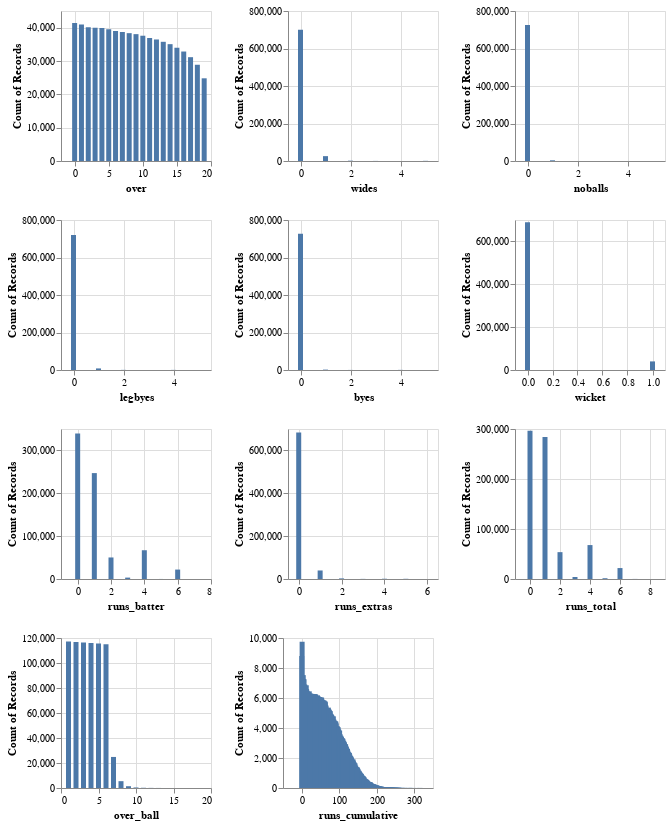

Source (notebook cell):
### Markdown cell above
The dataset contains 28 columns and 729503 observations related to cricket. The ratio of quantitative to categorical (ordinal and nominal) data is approximately 50:50. Note that the columns **player_out, player_out_id, fielder_name, fielders_id, and wicket_type** show a significant amount of missing values. Player_out and player_out_id may be missing due to inapplicability (e.g., no one is out), which results in fielder_name, fielder_id, and wicket_type being invalid in these observations. Thus, these missing data are likely classified as **missing at random(MAR)**. Given the complexity of imputing these values, they are unlikely to be included in our further analysis.

Note that, among the 28 columns, there were few attributes generated based on existing columns, and they are "over_ball", "inning", "runs_cumulative", and "powerplay". Although they are all integers, it is important to note that, only "overball" and "runs_cumulative" are quantitative, whereas "inning" and "powerplay" are categorical. Detailed calculations of these attributes are in the cricsheet-json-parsing.ipynb file.

### Code cell
def vis_bar(x_input, width, height):
    return alt.Chart(data).mark_bar().encode(
        x = x_input,
        y = "count()"
    ).properties(
        width = width, 
        height = height
    )

over = vis_bar("over", 150, 150)
wides = vis_bar("wides", 150, 150)
noballs = vis_bar("noballs", 150, 150)
legbyes = vis_bar("legbyes", 150, 150)
byes = vis_bar("byes", 150, 150)
wicket = vis_bar("wicket", 150, 150)
run_batter = vis_bar("runs_batter", 150, 150)
run_extras = vis_bar("runs_extras", 150, 150)
run_total = vis_bar("runs_total", 150, 150)
over_ball = vis_bar("over_ball", 150, 150)
runs_cumulative = vis_bar("runs_cumulative", 150, 150)

v1 = alt.hconcat(over, wides, noballs)
v2 = alt.hconcat(legbyes, byes, wicket)
v3 = alt.hconcat(run_batter, run_extras, run_total)
v4 = alt.hconcat(over_ball, runs_cumulative)
alt.vconcat(v1, v2, v3, v4)

### Figure 1 — Vega specification as saved in the notebook (floating-point values rounded to 4 significant figures; data arrays with more than 128 entries replaced by an {"elided": "..."} marker saying what was removed)
{"$schema": "https://vega.github.io/schema/vega/v5.json", "data": [{"name": "source_0"}, {"name": "data_0", "values": [{"__count": 41434, "over": 0}, {"__count": 40916, "over": 1}, {"__count": 40135, "over": 2}, {"__count": 40002, "over": 3}, {"__count": 39905, "over": 4}, {"__count": 39533, "over": 5}, {"__count": 39037, "over": 6}, {"__count": 38734, "over": 7}, {"__count": 38354, "over": 8}, {"__count": 38057, "over": 9}, {"__count": 37582, "over": 10}, {"__count": 36901, "over": 11}, {"__count": 36456, "over": 12}, {"__count": 35759, "over": 13}, {"__count": 35053, "over": 14}, {"__count": 33977, "over": 15}, {"__count": 32842, "over": 16}, {"__count": 31144, "over": 17}, {"__count": 28874, "over": 18}, {"__count": 24808, "over": 19}]}, {"name": "data_1", "values": [{"__count": 700580, "wides": 0}, {"__count": 25922, "wides": 1}, {"__count": 855, "wides": 5}, {"__count": 1684, "wides": 2}, {"__count": 415, "wides": 3}, {"__count": 47, "wides": 4}]}, {"name": "data_2", "values": [{"__count": 725835, "noballs": 0}, {"__count": 3640, "noballs": 1}, {"__count": 14, "noballs": 2}, {"__count": 11, "noballs": 5}, {"__count": 3, "noballs": 3}]}, {"name": "data_3", "values": [{"__count": 719779, "legbyes": 0}, {"__count": 8424, "legbyes": 1}, {"__count": 584, "legbyes": 4}, {"__count": 652, "legbyes": 2}, {"__count": 52, "legbyes": 3}, {"__count": 12, "legbyes": 5}]}, {"name": "data_4", "values": [{"__count": 726422, "byes": 0}, {"__count": 2039, "byes": 1}, {"__count": 634, "byes": 4}, {"__count": 369, "byes": 2}, {"__count": 36, "byes": 3}, {"__count": 3, "byes": 5}]}, {"name": "data_5", "values": [{"__count": 689392, "wicket": 0}, {"__count": 40111, "wicket": 1}]}, {"name": "data_6", "values": [{"__count": 339657, "runs_batter": 0}, {"__count": 247110, "runs_batter": 1}, {"__count": 50247, "runs_batter": 2}, {"__count": 3263, "runs_batter": 3}, {"__count": 67109, "runs_batter": 4}, {"__count": 22005, "runs_batter": 6}, {"__count": 110, "runs_batter": 5}, {"__count": 2, "runs_batter": 7}]}, {"name": "data_7", "values": [{"__count": 684234, "runs_extras": 0}, {"__count": 39809, "runs_extras": 1}, {"__count": 930, "runs_extras": 5}, {"__count": 1226, "runs_extras": 4}, {"__count": 2775, "runs_extras": 2}, {"__count": 527, "runs_extras": 3}, {"__count": 2, "runs_extras": 6}]}, {"name": "data_8", "values": [{"__count": 296282, "runs_total": 0}, {"__count": 284074, "runs_total": 1}, {"__count": 53703, "runs_total": 2}, {"__count": 4044, "runs_total": 3}, {"__count": 67849, "runs_total": 4}, {"__count": 21869, "runs_total": 6}, {"__count": 1534, "runs_total": 5}, {"__count": 147, "runs_total": 7}, {"__count": 1, "runs_total": 8}]}, {"name": "data_9", "values": [{"__count": 117159, "over_ball": 1}, {"__count": 116808, "over_ball": 2}, {"__count": 116424, "over_ball": 3}, {"__count": 115995, "over_ball": 4}, {"__count": 115536, "over_ball": 5}, {"__count": 115060, "over_ball": 6}, {"__count": 24842, "over_ball": 7}, {"__count": 5463, "over_ball": 8}, {"__count": 1426, "over_ball": 9}, {"__count": 428, "over_ball": 10}, {"__count": 181, "over_ball": 11}, {"__count": 97, "over_ball": 12}, {"__count": 44, "over_ball": 13}, {"__count": 22, "over_ball": 14}, {"__count": 9, "over_ball": 15}, {"__count": 5, "over_ball": 16}, {"__count": 2, "over_ball": 17}, {"__count": 1, "over_ball": 18}, {"__count": 1, "over_ball": 19}]}, {"name": "data_10", "values": {"elided": "315 records"}}, {"name": "data_0_concat_0_concat_0_x_domain_over", "values": [{"min": 0, "max": 19}]}, {"name": "data_0_concat_0_concat_0_y_domain___count", "values": [{"min": 24808, "max": 41434}]}, {"name": "data_1_concat_0_concat_1_x_domain_wides", "values": [{"min": 0, "max": 5}]}, {"name": "data_1_concat_0_concat_1_y_domain___count", "values": [{"min": 47, "max": 700580}]}, {"name": "data_2_concat_0_concat_2_x_domain_noballs", "values": [{"min": 0, "max": 5}]}, {"name": "data_2_concat_0_concat_2_y_domain___count", "values": [{"min": 3, "max": 725835}]}, {"name": "data_3_concat_1_concat_0_x_domain_legbyes", "values": [{"min": 0, "max": 5}]}, {"name": "data_3_concat_1_concat_0_y_domain___count", "values": [{"min": 12, "max": 719779}]}, {"name": "data_4_concat_1_concat_1_x_domain_byes", "values": [{"min": 0, "max": 5}]}, {"name": "data_4_concat_1_concat_1_y_domain___count", "values": [{"min": 3, "max": 726422}]}, {"name": "data_5_concat_1_concat_2_x_domain_wicket", "values": [{"min": 0, "max": 1}]}, {"name": "data_5_concat_1_concat_2_y_domain___count", "values": [{"min": 40111, "max": 689392}]}, {"name": "data_6_concat_2_concat_0_x_domain_runs_batter", "values": [{"min": 0, "max": 7}]}, {"name": "data_6_concat_2_concat_0_y_domain___count", "values": [{"min": 2, "max": 339657}]}, {"name": "data_7_concat_2_concat_1_x_domain_runs_extras", "values": [{"min": 0, "max": 6}]}, {"name": "data_7_concat_2_concat_1_y_domain___count", "values": [{"min": 2, "max": 684234}]}, {"name": "data_8_concat_2_concat_2_x_domain_runs_total", "values": [{"min": 0, "max": 8}]}, {"name": "data_8_concat_2_concat_2_y_domain___count", "values": [{"min": 1, "max": 296282}]}, {"name": "data_9_concat_3_concat_0_x_domain_over_ball", "values": [{"min": 1, "max": 19}]}, {"name": "data_9_concat_3_concat_0_y_domain___count", "values": [{"min": 1, "max": 117159}]}, {"name": "data_10_concat_3_concat_1_x_domain_runs_cumulative", "values": [{"min": 0, "max": 333}]}, {"name": "data_10_concat_3_concat_1_y_domain___count", "values": [{"min": 1, "max": 9758}]}], "signals": [{"name": "childHeight", "value": 150}, {"name": "concat_0_childWidth", "value": 150}, {"name": "concat_1_childWidth", "value": 150}, {"name": "concat_2_childWidth", "value": 150}, {"name": "concat_3_childWidth", "value": 150}], "marks": [{"type": "group", "name": "concat_0_group", "marks": [{"type": "group", "name": "concat_0_concat_0_group", "encode": {"update": {"height": {"signal": "childHeight"}, "width": {"signal": "concat_0_childWidth"}}}, "marks": [{"type": "rect", "name": "concat_0_concat_0_marks", "from": {"data": "data_0"}, "encode": {"update": {"y": {"field": "__count", "scale": "concat_0_concat_0_y"}, "y2": {"value": 0, "scale": "concat_0_concat_0_y"}, "description": {"signal": "\"over: \" + (format(datum[\"over\"], \"\")) + \"; Count of Records: \" + (format(datum[\"__count\"], \"\"))"}, "fill": {"value": "#4c78a8"}, "ariaRoleDescription": {"value": "bar"}, "xc": {"field": "over", "scale": "concat_0_concat_0_x"}, "width": {"value": 5}}}, "style": ["bar"]}], "axes": [{"scale": "concat_0_concat_0_x", "ticks": false, "domain": false, "tickCount": {"signal": "ceil(concat_0_childWidth/40)"}, "labels": false, "maxExtent": 0, "grid": true, "minExtent": 0, "orient": "bottom", "aria": false, "zindex": 0, "gridScale": "concat_0_concat_0_y"}, {"scale": "concat_0_concat_0_y", "maxExtent": 0, "orient": "left", "gridScale": "concat_0_concat_0_x", "domain": false, "zindex": 0, "ticks": false, "labels": false, "grid": true, "tickCount": {"signal": "ceil(childHeight/40)"}, "aria": false, "minExtent": 0}, {"scale": "concat_0_concat_0_x", "labelOverlap": true, "zindex": 0, "tickCount": {"signal": "ceil(concat_0_childWidth/40)"}, "orient": "bottom", "labelFlush": true, "grid": false, "title": "over"}, {"scale": "concat_0_concat_0_y", "zindex": 0, "labelOverlap": true, "tickCount": {"signal": "ceil(childHeight/40)"}, "orient": "left", "grid": false, "title": "Count of Records"}], "style": "cell"}, {"type": "group", "name": "concat_0_concat_1_group", "encode": {"update": {"height": {"signal": "childHeight"}, "width": {"signal": "concat_0_childWidth"}}}, "marks": [{"type": "rect", "name": "concat_0_concat_1_marks", "from": {"data": "data_1"}, "encode": {"update": {"xc": {"field": "wides", "scale": "concat_0_concat_1_x"}, "ariaRoleDescription": {"value": "bar"}, "y": {"field": "__count", "scale": "concat_0_concat_1_y"}, "y2": {"value": 0, "scale": "concat_0_concat_1_y"}, "fill": {"value": "#4c78a8"}, "description": {"signal": "\"wides: \" + (format(datum[\"wides\"], \"\")) + \"; Count of Records: \" + (format(datum[\"__count\"], \"\"))"}, "width": {"value": 5}}}, "style": ["bar"]}], "axes": [{"scale": "concat_0_concat_1_x", "grid": true, "maxExtent": 0, "zindex": 0, "aria": false, "labels": false, "minExtent": 0, "ticks": false, "gridScale": "concat_0_concat_1_y", "orient": "bottom", "tickCount": {"signal": "ceil(concat_0_childWidth/40)"}, "domain": false}, {"scale": "concat_0_concat_1_y", "labels": false, "grid": true, "gridScale": "concat_0_concat_1_x", "maxExtent": 0, "tickCount": {"signal": "ceil(childHeight/40)"}, "aria": false, "zindex": 0, "orient": "left", "domain": false, "ticks": false, "minExtent": 0}, {"scale": "concat_0_concat_1_x", "labelFlush": true, "labelOverlap": true, "title": "wides", "orient": "bottom", "tickCount": {"signal": "ceil(concat_0_childWidth/40)"}, "grid": false, "zindex": 0}, {"scale": "concat_0_concat_1_y", "labelOverlap": true, "grid": false, "tickCount": {"signal": "ceil(childHeight/40)"}, "title": "Count of Records", "orient": "left", "zindex": 0}], "style": "cell"}, {"type": "group", "name": "concat_0_concat_2_group", "encode": {"update": {"height": {"signal": "childHeight"}, "width": {"signal": "concat_0_childWidth"}}}, "marks": [{"type": "rect", "name": "concat_0_concat_2_marks", "from": {"data": "data_2"}, "encode": {"update": {"ariaRoleDescription": {"value": "bar"}, "width": {"value": 5}, "fill": {"value": "#4c78a8"}, "description": {"signal": "\"noballs: \" + (format(datum[\"noballs\"], \"\")) + \"; Count of Records: \" + (format(datum[\"__count\"], \"\"))"}, "y": {"field": "__count", "scale": "concat_0_concat_2_y"}, "y2": {"value": 0, "scale": "concat_0_concat_2_y"}, "xc": {"field": "noballs", "scale": "concat_0_concat_2_x"}}}, "style": ["bar"]}], "axes": [{"scale": "concat_0_concat_2_x", "domain": false, "ticks": false, "zindex": 0, "minExtent": 0, "orient": "bottom", "tickCount": {"signal": "ceil(concat_0_childWidth/40)"}, "aria": false, "gridScale": "concat_0_concat_2_y", "grid": true, "labels": false, "maxExtent": 0}, {"scale": "concat_0_concat_2_y", "ticks": false, "minExtent": 0, "zindex": 0, "tickCount": {"signal": "ceil(childHeight/40)"}, "gridScale": "concat_0_concat_2_x", "grid": true, "maxExtent": 0, "orient": "left", "domain": false, "aria": false, "labels": false}, {"scale": "concat_0_concat_2_x", "tickCount": {"signal": "ceil(concat_0_childWidth/40)"}, "zindex": 0, "grid": false, "title": "noballs", "orient": "bottom", "labelOverlap": true, "labelFlush": true}, {"scale": "concat_0_concat_2_y", "title": "Count of Records", "orient": "left", "grid": false, "tickCount": {"signal": "ceil(childHeight/40)"}, "zindex": 0, "labelOverlap": true}], "style": "cell"}], "layout": {"padding": 20, "bounds": "full", "align": "each"}}, {"type": "group", "name": "concat_1_group", "marks": [{"type": "group", "name": "concat_1_concat_0_group", "encode": {"update": {"height": {"signal": "childHeight"}, "width": {"signal": "concat_1_childWidth"}}}, "marks": [{"type": "rect", "name": "concat_1_concat_0_marks", "from": {"data": "data_3"}, "encode": {"update": {"width": {"value": 5}, "fill": {"value": "#4c78a8"}, "y": {"field": "__count", "scale": "concat_1_concat_0_y"}, "xc": {"field": "legbyes", "scale": "concat_1_concat_0_x"}, "y2": {"value": 0, "scale": "concat_1_concat_0_y"}, "description": {"signal": "\"legbyes: \" + (format(datum[\"legbyes\"], \"\")) + \"; Count of Records: \" + (format(datum[\"__count\"], \"\"))"}, "ariaRoleDescription": {"value": "bar"}}}, "style": ["bar"]}], "axes": [{"scale": "concat_1_concat_0_x", "labels": false, "gridScale": "concat_1_concat_0_y", "domain": false, "maxExtent": 0, "minExtent": 0, "tickCount": {"signal": "ceil(concat_1_childWidth/40)"}, "aria": false, "grid": true, "zindex": 0, "orient": "bottom", "ticks": false}, {"scale": "concat_1_concat_0_y", "ticks": false, "labels": false, "domain": false, "tickCount": {"signal": "ceil(childHeight/40)"}, "maxExtent": 0, "orient": "left", "gridScale": "concat_1_concat_0_x", "zindex": 0, "aria": false, "minExtent": 0, "grid": true}, {"scale": "concat_1_concat_0_x", "zindex": 0, "tickCount": {"signal": "ceil(concat_1_childWidth/40)"}, "labelOverlap": true, "orient": "bottom", "labelFlush": true, "grid": false, "title": "legbyes"}, {"scale": "concat_1_concat_0_y", "tickCount": {"signal": "ceil(childHeight/40)"}, "zindex": 0, "grid": false, "title": "Count of Records", "labelOverlap": true, "orient": "left"}], "style": "cell"}, {"type": "group", "name": "concat_1_concat_1_group", "encode": {"update": {"height": {"signal": "childHeight"}, "width": {"signal": "concat_1_childWidth"}}}, "marks": [{"type": "rect", "name": "concat_1_concat_1_marks", "from": {"data": "data_4"}, "encode": {"update": {"y2": {"value": 0, "scale": "concat_1_concat_1_y"}, "description": {"signal": "\"byes: \" + (format(datum[\"byes\"], \"\")) + \"; Count of Records: \" + (format(datum[\"__count\"], \"\"))"}, "xc": {"field": "byes", "scale": "concat_1_concat_1_x"}, "width": {"value": 5}, "ariaRoleDescription": {"value": "bar"}, "fill": {"value": "#4c78a8"}, "y": {"field": "__count", "scale": "concat_1_concat_1_y"}}}, "style": ["bar"]}], "axes": [{"scale": "concat_1_concat_1_x", "tickCount": {"signal": "ceil(concat_1_childWidth/40)"}, "ticks": false, "minExtent": 0, "aria": false, "grid": true, "domain": false, "labels": false, "gridScale": "concat_1_concat_1_y", "maxExtent": 0, "zindex": 0, "orient": "bottom"}, {"scale": "concat_1_concat_1_y", "domain": false, "gridScale": "concat_1_concat_1_x", "maxExtent": 0, "orient": "left", "zindex": 0, "labels": false, "minExtent": 0, "ticks": false, "tickCount": {"signal": "ceil(childHeight/40)"}, "grid": true, "aria": false}, {"scale": "concat_1_concat_1_x", "tickCount": {"signal": "ceil(concat_1_childWidth/40)"}, "zindex": 0, "labelOverlap": true, "title": "byes", "orient": "bottom", "grid": false, "labelFlush": true}, {"scale": "concat_1_concat_1_y", "orient": "left", "tickCount": {"signal": "ceil(childHeight/40)"}, "labelOverlap": true, "grid": false, "title": "Count of Records", "zindex": 0}], "style": "cell"}, {"type": "group", "name": "concat_1_concat_2_group", "encode": {"update": {"width": {"signal": "concat_1_childWidth"}, "height": {"signal": "childHeight"}}}, "marks": [{"type": "rect", "name": "concat_1_concat_2_marks", "from": {"data": "data_5"}, "encode": {"update": {"width": {"value": 5}, "ariaRoleDescription": {"value": "bar"}, "description": {"signal": "\"wicket: \" + (format(datum[\"wicket\"], \"\")) + \"; Count of Records: \" + (format(datum[\"__count\"], \"\"))"}, "y": {"field": "__count", "scale": "concat_1_concat_2_y"}, "xc": {"field": "wicket", "scale": "concat_1_concat_2_x"}, "y2": {"value": 0, "scale": "concat_1_concat_2_y"}, "fill": {"value": "#4c78a8"}}}, "style": ["bar"]}], "axes": [{"scale": "concat_1_concat_2_x", "orient": "bottom", "grid": true, "aria": false, "maxExtent": 0, "minExtent": 0, "tickCount": {"signal": "ceil(concat_1_childWidth/40)"}, "domain": false, "ticks": false, "gridScale": "concat_1_concat_2_y", "zindex": 0, "labels": false}, {"scale": "concat_1_concat_2_y", "maxExtent": 0, "domain": false, "labels": false, "gridScale": "concat_1_concat_2_x", "grid": true, "tickCount": {"signal": "ceil(childHeight/40)"}, "aria": false, "minExtent": 0, "ticks": false, "zindex": 0, "orient": "left"}, {"scale": "concat_1_concat_2_x", "zindex": 0, "labelOverlap": true, "title": "wicket", "grid": false, "labelFlush": true, "orient": "bottom", "tickCount": {"signal": "ceil(concat_1_childWidth/40)"}}, {"scale": "concat_1_concat_2_y", "tickCount": {"signal": "ceil(childHeight/40)"}, "zindex": 0, "title": "Count of Records", "orient": "left", "labelOverlap": true, "grid": false}], "style": "cell"}], "layout": {"padding": 20, "bounds": "full", "align": "each"}}, {"type": "group", "name": "concat_2_group", "marks": [{"type": "group", "name": "concat_2_concat_0_group", "encode": {"update": {"height": {"signal": "childHeight"}, "width": {"signal": "concat_2_childWidth"}}}, "marks": [{"type": "rect", "name": "concat_2_concat_0_marks", "from": {"data": "data_6"}, "encode": {"update": {"width": {"value": 5}, "y2": {"value": 0, "scale": "concat_2_concat_0_y"}, "description": {"signal": "\"runs_batter: \" + (format(datum[\"runs_batter\"], \"\")) + \"; Count of Records: \" + (format(datum[\"__count\"], \"\"))"}, "fill": {"value": "#4c78a8"}, "y": {"field": "__count", "scale": "concat_2_concat_0_y"}, "xc": {"field": "runs_batter", "scale": "concat_2_concat_0_x"}, "ariaRoleDescription": {"value": "bar"}}}, "style": ["bar"]}], "axes": [{"scale": "concat_2_concat_0_x", "tickCount": {"signal": "ceil(concat_2_childWidth/40)"}, "domain": false, "orient": "bottom", "aria": false, "maxExtent": 0, "grid": true, "gridScale": "concat_2_concat_0_y", "ticks": false, "zindex": 0, "minExtent": 0, "labels": false}, {"scale": "concat_2_concat_0_y", "gridScale": "concat_2_concat_0_x", "tickCount": {"signal": "ceil(childHeight/40)"}, "domain": false, "orient": "left", "grid": true, "aria": false, "minExtent": 0, "labels": false, "ticks": false, "zindex": 0, "maxExtent": 0}, {"scale": "concat_2_concat_0_x", "tickCount": {"signal": "ceil(concat_2_childWidth/40)"}, "zindex": 0, "grid": false, "orient": "bottom", "title": "runs_batter", "labelFlush": true, "labelOverlap": true}, {"scale": "concat_2_concat_0_y", "grid": false, "orient": "left", "labelOverlap": true, "title": "Count of Records", "zindex": 0, "tickCount": {"signal": "ceil(childHeight/40)"}}], "style": "cell"}, {"type": "group", "name": "concat_2_concat_1_group", "encode": {"update": {"height": {"signal": "childHeight"}, "width": {"signal": "concat_2_childWidth"}}}, "marks": [{"type": "rect", "name": "concat_2_concat_1_marks", "from": {"data": "data_7"}, "encode": {"update": {"y": {"field": "__count", "scale": "concat_2_concat_1_y"}, "ariaRoleDescription": {"value": "bar"}, "description": {"signal": "\"runs_extras: \" + (format(datum[\"runs_extras\"], \"\")) + \"; Count of Records: \" + (format(datum[\"__count\"], \"\"))"}, "y2": {"value": 0, "scale": "concat_2_concat_1_y"}, "xc": {"field": "runs_extras", "scale": "concat_2_concat_1_x"}, "fill": {"value": "#4c78a8"}, "width": {"value": 5}}}, "style": ["bar"]}], "axes": [{"scale": "concat_2_concat_1_x", "orient": "bottom", "grid": true, "minExtent": 0, "aria": false, "maxExtent": 0, "gridScale": "concat_2_concat_1_y", "ticks": false, "zindex": 0, "tickCount": {"signal": "ceil(concat_2_childWidth/40)"}, "domain": false, "labels": false}, {"scale": "concat_2_concat_1_y", "domain": false, "gridScale": "concat_2_concat_1_x", "maxExtent": 0, "grid": true, "tickCount": {"signal": "ceil(childHeight/40)"}, "minExtent": 0, "ticks": false, "labels": false, "orient": "left", "zindex": 0, "aria": false}, {"scale": "concat_2_concat_1_x", "orient": "bottom", "tickCount": {"signal": "ceil(concat_2_childWidth/40)"}, "title": "runs_extras", "zindex": 0, "labelFlush": true, "labelOverlap": true, "grid": false}, {"scale": "concat_2_concat_1_y", "grid": false, "labelOverlap": true, "orient": "left", "title": "Count of Records", "tickCount": {"signal": "ceil(childHeight/40)"}, "zindex": 0}], "style": "cell"}, {"type": "group", "name": "concat_2_concat_2_group", "encode": {"update": {"width": {"signal": "concat_2_childWidth"}, "height": {"signal": "childHeight"}}}, "marks": [{"type": "rect", "name": "concat_2_concat_2_marks", "from": {"data": "data_8"}, "encode": {"update": {"xc": {"field": "runs_total", "scale": "concat_2_concat_2_x"}, "width": {"value": 5}, "description": {"signal": "\"runs_total: \" + (format(datum[\"runs_total\"], \"\")) + \"; Count of Records: \" + (format(datum[\"__count\"], \"\"))"}, "y": {"field": "__count", "scale": "concat_2_concat_2_y"}, "fill": {"value": "#4c78a8"}, "y2": {"value": 0, "scale": "concat_2_concat_2_y"}, "ariaRoleDescription": {"value": "bar"}}}, "style": ["bar"]}], "axes": [{"scale": "concat_2_concat_2_x", "aria": false, "domain": false, "tickCount": {"signal": "ceil(concat_2_childWidth/40)"}, "maxExtent": 0, "labels": false, "zindex": 0, "grid": true, "orient": "bottom", "minExtent": 0, "ticks": false, "gridScale": "concat_2_concat_2_y"}, {"scale": "concat_2_concat_2_y", "zindex": 0, "gridScale": "concat_2_concat_2_x", "aria": false, "maxExtent": 0, "grid": true, "labels": false, "orient": "left", "ticks": false, "tickCount": {"signal": "ceil(childHeight/40)"}, "domain": false, "minExtent": 0}, {"scale": "concat_2_concat_2_x", "grid": false, "title": "runs_total", "orient": "bottom", "labelOverlap": true, "labelFlush": true, "tickCount": {"signal": "ceil(concat_2_childWidth/40)"}, "zindex": 0}, {"scale": "concat_2_concat_2_y", "tickCount": {"signal": "ceil(childHeight/40)"}, "title": "Count of Records", "grid": false, "zindex": 0, "orient": "left", "labelOverlap": true}], "style": "cell"}], "layout": {"padding": 20, "bounds": "full", "align": "each"}}, {"type": "group", "name": "concat_3_group", "marks": [{"type": "group", "name": "concat_3_concat_0_group", "encode": {"update": {"width": {"signal": "concat_3_childWidth"}, "height": {"signal": "childHeight"}}}, "marks": [{"type": "rect", "name": "concat_3_concat_0_marks", "from": {"data": "data_9"}, "encode": {"update": {"y2": {"value": 0, "scale": "concat_3_concat_0_y"}, "fill": {"value": "#4c78a8"}, "description": {"signal": "\"over_ball: \" + (format(datum[\"over_ball\"], \"\")) + \"; Count of Records: \" + (format(datum[\"__count\"], \"\"))"}, "y": {"field": "__count", "scale": "concat_3_concat_0_y"}, "ariaRoleDescription": {"value": "bar"}, "xc": {"field": "over_ball", "scale": "concat_3_concat_0_x"}, "width": {"value": 5}}}, "style": ["bar"]}], "axes": [{"scale": "concat_3_concat_0_x", "domain": false, "grid": true, "gridScale": "concat_3_concat_0_y", "ticks": false, "tickCount": {"signal": "ceil(concat_3_childWidth/40)"}, "maxExtent": 0, "labels": false, "zindex": 0, "minExtent": 0, "orient": "bottom", "aria": false}, {"scale": "concat_3_concat_0_y", "ticks": false, "gridScale": "concat_3_concat_0_x", "orient": "left", "aria": false, "zindex": 0, "domain": false, "maxExtent": 0, "minExtent": 0, "grid": true, "tickCount": {"signal": "ceil(childHeight/40)"}, "labels": false}, {"scale": "concat_3_concat_0_x", "tickCount": {"signal": "ceil(concat_3_childWidth/40)"}, "zindex": 0, "grid": false, "labelFlush": true, "labelOverlap": true, "title": "over_ball", "orient": "bottom"}, {"scale": "concat_3_concat_0_y", "labelOverlap": true, "tickCount": {"signal": "ceil(childHeight/40)"}, "title": "Count of Records", "orient": "left", "zindex": 0, "grid": false}], "style": "cell"}, {"type": "group", "name": "concat_3_concat_1_group", "encode": {"update": {"height": {"signal": "childHeight"}, "width": {"signal": "concat_3_childWidth"}}}, "marks": [{"type": "rect", "name": "concat_3_concat_1_marks", "from": {"data": "data_10"}, "encode": {"update": {"description": {"signal": "\"runs_cumulative: \" + (format(datum[\"runs_cumulative\"], \"\")) + \"; Count of Records: \" + (format(datum[\"__count\"], \"\"))"}, "ariaRoleDescription": {"value": "bar"}, "width": {"value": 5}, "fill": {"value": "#4c78a8"}, "y": {"field": "__count", "scale": "concat_3_concat_1_y"}, "y2": {"value": 0, "scale": "concat_3_concat_1_y"}, "xc": {"field": "runs_cumulative", "scale": "concat_3_concat_1_x"}}}, "style": ["bar"]}], "axes": [{"scale": "concat_3_concat_1_x", "minExtent": 0, "gridScale": "concat_3_concat_1_y", "grid": true, "tickCount": {"signal": "ceil(concat_3_childWidth/40)"}, "maxExtent": 0, "ticks": false, "labels": false, "zindex": 0, "orient": "bottom", "domain": false, "aria": false}, {"scale": "concat_3_concat_1_y", "orient": "left", "labels": false, "maxExtent": 0, "minExtent": 0, "zindex": 0, "gridScale": "concat_3_concat_1_x", "ticks": false, "domain": false, "tickCount": {"signal": "ceil(childHeight/40)"}, "grid": true, "aria": false}, {"scale": "concat_3_concat_1_x", "tickCount": {"signal": "ceil(concat_3_childWidth/40)"}, "orient": "bottom", "grid": false, "labelOverlap": true, "labelFlush": true, "title": "runs_cumulative", "zindex": 0}, {"scale": "concat_3_concat_1_y", "orient": "left", "zindex": 0, "tickCount": {"signal": "ceil(childHeight/40)"}, "grid": false, "labelOverlap": true, "title": "Count of Records"}], "style": "cell"}], "layout": {"padding": 20, "bounds": "full", "align": "each"}}], "scales": [{"name": "concat_0_concat_0_x", "type": "linear", "domain": [{"signal": "(data(\"data_0_concat_0_concat_0_x_domain_over\")[0] || {}).min"}, {"signal": "(data(\"data_0_concat_0_concat_0_x_domain_over\")[0] || {}).max"}], "range": [0, {"signal": "concat_0_childWidth"}], "zero": false, "nice": true, "padding": 5}, {"name": "concat_0_concat_0_y", "type": "linear", "domain": [{"signal": "(data(\"data_0_concat_0_concat_0_y_domain___count\")[0] || {}).min"}, {"signal": "(data(\"data_0_concat_0_concat_0_y_domain___count\")[0] || {}).max"}], "range": [{"signal": "childHeight"}, 0], "nice": true, "zero": true}, {"name": "concat_0_concat_1_x", "type": "linear", "domain": [{"signal": "(data(\"data_1_concat_0_concat_1_x_domain_wides\")[0] || {}).min"}, {"signal": "(data(\"data_1_concat_0_concat_1_x_domain_wides\")[0] || {}).max"}], "range": [0, {"signal": "concat_0_childWidth"}], "padding": 5, "nice": true, "zero": false}, {"name": "concat_0_concat_1_y", "type": "linear", "domain": [{"signal": "(data(\"data_1_concat_0_concat_1_y_domain___count\")[0] || {}).min"}, {"signal": "(data(\"data_1_concat_0_concat_1_y_domain___count\")[0] || {}).max"}], "range": [{"signal": "childHeight"}, 0], "nice": true, "zero": true}, {"name": "concat_0_concat_2_x", "type": "linear", "domain": [{"signal": "(data(\"data_2_concat_0_concat_2_x_domain_noballs\")[0] || {}).min"}, {"signal": "(data(\"data_2_concat_0_concat_2_x_domain_noballs\")[0] || {}).max"}], "range": [0, {"signal": "concat_0_childWidth"}], "padding": 5, "zero": false, "nice": true}, {"name": "concat_0_concat_2_y", "type": "linear", "domain": [{"signal": "(data(\"data_2_concat_0_concat_2_y_domain___count\")[0] || {}).min"}, {"signal": "(data(\"data_2_concat_0_concat_2_y_domain___count\")[0] || {}).max"}], "range": [{"signal": "childHeight"}, 0], "nice": true, "zero": true}, {"name": "concat_1_concat_0_x", "type": "linear", "domain": [{"signal": "(data(\"data_3_concat_1_concat_0_x_domain_legbyes\")[0] || {}).min"}, {"signal": "(data(\"data_3_concat_1_concat_0_x_domain_legbyes\")[0] || {}).max"}], "range": [0, {"signal": "concat_1_childWidth"}], "zero": false, "padding": 5, "nice": true}, {"name": "concat_1_concat_0_y", "type": "linear", "domain": [{"signal": "(data(\"data_3_concat_1_concat_0_y_domain___count\")[0] || {}).min"}, {"signal": "(data(\"data_3_concat_1_concat_0_y_domain___count\")[0] || {}).max"}], "range": [{"signal": "childHeight"}, 0], "nice": true, "zero": true}, {"name": "concat_1_concat_1_x", "type": "linear", "domain": [{"signal": "(data(\"data_4_concat_1_concat_1_x_domain_byes\")[0] || {}).min"}, {"signal": "(data(\"data_4_concat_1_concat_1_x_domain_byes\")[0] || {}).max"}], "range": [0, {"signal": "concat_1_childWidth"}], "padding": 5, "zero": false, "nice": true}, {"name": "concat_1_concat_1_y", "type": "linear", "domain": [{"signal": "(data(\"data_4_concat_1_concat_1_y_domain___count\")[0] || {}).min"}, {"signal": "(data(\"data_4_concat_1_concat_1_y_domain___count\")[0] || {}).max"}], "range": [{"signal": "childHeight"}, 0], "zero": true, "nice": true}, {"name": "concat_1_concat_2_x", "type": "linear", "domain": [{"signal": "(data(\"data_5_concat_1_concat_2_x_domain_wicket\")[0] || {}).min"}, {"signal": "(data(\"data_5_concat_1_concat_2_x_domain_wicket\")[0] || {}).max"}], "range": [0, {"signal": "concat_1_childWidth"}], "padding": 5, "zero": false, "nice": true}, {"name": "concat_1_concat_2_y", "type": "linear", "domain": [{"signal": "(data(\"data_5_concat_1_concat_2_y_domain___count\")[0] || {}).min"}, {"signal": "(data(\"data_5_concat_1_concat_2_y_domain___count\")[0] || {}).max"}], "range": [{"signal": "childHeight"}, 0], "zero": true, "nice": true}, {"name": "concat_2_concat_0_x", "type": "linear", "domain": [{"signal": "(data(\"data_6_concat_2_concat_0_x_domain_runs_batter\")[0] || {}).min"}, {"signal": "(data(\"data_6_concat_2_concat_0_x_domain_runs_batter\")[0] || {}).max"}], "range": [0, {"signal": "concat_2_childWidth"}], "nice": true, "padding": 5, "zero": false}, {"name": "concat_2_concat_0_y", "type": "linear", "domain": [{"signal": "(data(\"data_6_concat_2_concat_0_y_domain___count\")[0] || {}).min"}, {"signal": "(data(\"data_6_concat_2_concat_0_y_domain___count\")[0] || {}).max"}], "range": [{"signal": "childHeight"}, 0], "zero": true, "nice": true}, {"name": "concat_2_concat_1_x", "type": "linear", "domain": [{"signal": "(data(\"data_7_concat_2_concat_1_x_domain_runs_extras\")[0] || {}).min"}, {"signal": "(data(\"data_7_concat_2_concat_1_x_domain_runs_extras\")[0] || {}).max"}], "range": [0, {"signal": "concat_2_childWidth"}], "zero": false, "nice": true, "padding": 5}, {"name": "concat_2_concat_1_y", "type": "linear", "domain": [{"signal": "(data(\"data_7_concat_2_concat_1_y_domain___count\")[0] || {}).min"}, {"signal": "(data(\"data_7_concat_2_concat_1_y_domain___count\")[0] || {}).max"}], "range": [{"signal": "childHeight"}, 0], "nice": true, "zero": true}, {"name": "concat_2_concat_2_x", "type": "linear", "domain": [{"signal": "(data(\"data_8_concat_2_concat_2_x_domain_runs_total\")[0] || {}).min"}, {"signal": "(data(\"data_8_concat_2_concat_2_x_domain_runs_total\")[0] || {}).max"}], "range": [0, {"signal": "concat_2_childWidth"}], "padding": 5, "nice": true, "zero": false}, {"name": "concat_2_concat_2_y", "type": "linear", "domain": [{"signal": "(data(\"data_8_concat_2_concat_2_y_domain___count\")[0] || {}).min"}, {"signal": "(data(\"data_8_concat_2_concat_2_y_domain___count\")[0] || {}).max"}], "range": [{"signal": "childHeight"}, 0], "nice": true, "zero": true}, {"name": "concat_3_concat_0_x", "type": "linear", "domain": [{"signal": "(data(\"data_9_concat_3_concat_0_x_domain_over_ball\")[0] || {}).min"}, {"signal": "(data(\"data_9_concat_3_concat_0_x_domain_over_ball\")[0] || {}).max"}], "range": [0, {"signal": "concat_3_childWidth"}], "zero": false, "padding": 5, "nice": true}, {"name": "concat_3_concat_0_y", "type": "linear", "domain": [{"signal": "(data(\"data_9_concat_3_concat_0_y_domain___count\")[0] || {}).min"}, {"signal": "(data(\"data_9_concat_3_concat_0_y_domain___count\")[0] || {}).max"}], "range": [{"signal": "childHeight"}, 0], "zero": true, "nice": true}, {"name": "concat_3_concat_1_x", "type": "linear", "domain": [{"signal": "(data(\"data_10_concat_3_concat_1_x_domain_runs_cumulative\")[0] || {}).min"}, {"signal": "(data(\"data_10_concat_3_concat_1_x_domain_runs_cumulative\")[0] || {}).max"}], "range": [0, {"signal": "concat_3_childWidth"}], "padding": 5, "nice": true, "zero": false}, {"name": "concat_3_concat_1_y", "type": "linear", "domain": [{"signal": "(data(\"data_10_concat_3_concat_1_y_domain___count\")[0] || {}).min"}, {"signal": "(data(\"data_10_concat_3_concat_1_y_domain___count\")[0] || {}).max"}], "range": [{"signal": "childHeight"}, 0], "zero": true, "nice": true}], "background": "white", "padding": 5, "layout": {"padding": 20, "columns": 1, "bounds": "full", "align": "each"}}
